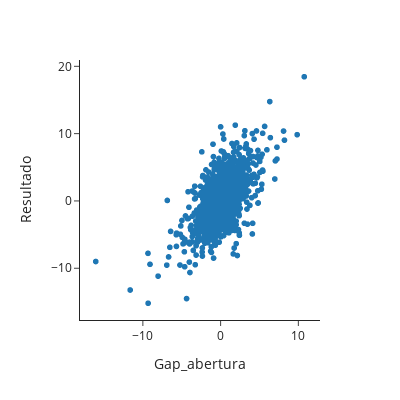

The notebook cell saved with this chart:
### Code cell
vale_sem_outliers = oc_vale3[(oc_vale3.Gap_abertura>=-17) & (oc_vale3.Gap_abertura<=18)]
fig = px.scatter(vale_sem_outliers, x='Gap_abertura', y='Resultado', template='simple_white', width=400, height=400)
fig.show()

### Figure 1 — Plotly figure (JSON) as saved in the notebook; plotly's stock layout.template omitted (floating-point values rounded to 4 significant figures; data arrays with more than 128 entries replaced by an {"elided": "..."} marker saying what was removed)
{"data": [{"hovertemplate": "Gap_abertura=%{x}<br>Resultado=%{y}<extra></extra>", "legendgroup": "", "marker": {"color": "#1F77B4", "symbol": "circle"}, "mode": "markers", "name": "", "showlegend": false, "type": "scattergl", "x": {"elided": "3280 float values"}, "xaxis": "x", "y": {"elided": "3280 float values"}, "yaxis": "y"}], "layout": {"height": 400, "legend": {"tracegroupgap": 0}, "margin": {"t": 60}, "width": 400, "xaxis": {"anchor": "y", "domain": [0, 1], "title": {"text": "Gap_abertura"}}, "yaxis": {"anchor": "x", "domain": [0, 1], "title": {"text": "Resultado"}}}}
